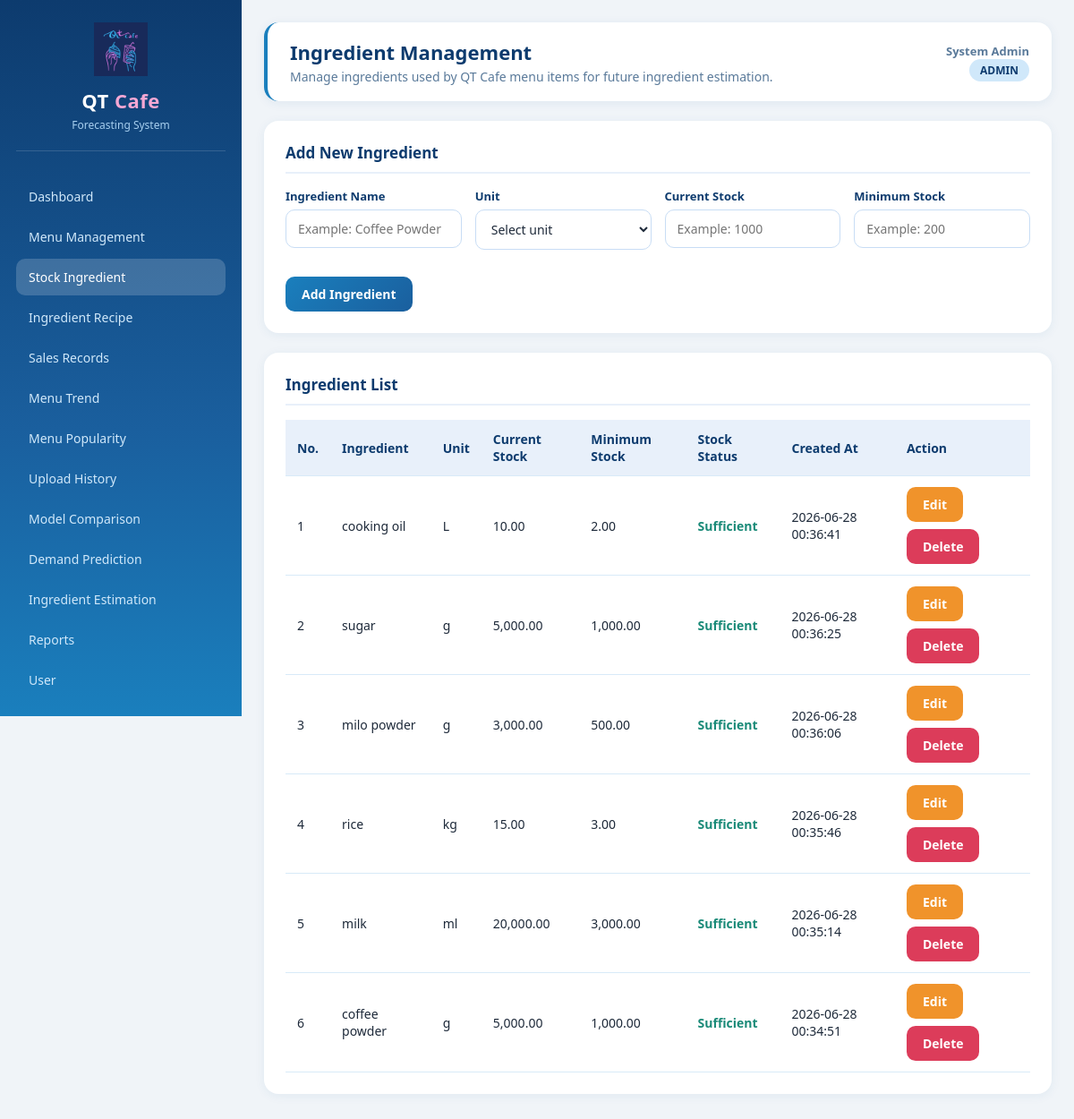
Page /php_app/admin/ingredient_management.php (signed in) on the committed database.
### tables this page shows
CREATE TABLE IF NOT EXISTS `ingredients` (
  `id` int NOT NULL AUTO_INCREMENT,
  `ingredient_name` varchar(150) NOT NULL,
  `unit` varchar(50) NOT NULL,
  `current_stock` decimal(10,2) DEFAULT '0.00',
  `minimum_stock` decimal(10,2) DEFAULT '0.00',
  `created_at` timestamp NULL DEFAULT CURRENT_TIMESTAMP,
  PRIMARY KEY (`id`)
);

### php_app/admin/ingredient_management.php (the view, shortened to what this page needs)
<?php
require_once "../includes/auth.php";
$editMode = false;
$editData = [
    "id" => "",
    "ingredient_name" => "",
    "unit" => "",
    "current_stock" => "",
    "minimum_stock" => ""
];
$ingredientResult = mysqli_query($conn, "SELECT * FROM ingredients ORDER BY created_at DESC");
include "../includes/header.php";
include "../includes/sidebar.php";
?>
<div class="topbar">
    <div>
        <h1>Ingredient Management</h1>
        <p>Manage ingredients used by QT Cafe menu items for future ingredient estimation.</p>
    </div>
    <div class="user-info">
        <strong><?php echo htmlspecialchars($_SESSION['full_name']); ?></strong><br>
        <span class="badge"><?php echo strtoupper(htmlspecialchars($_SESSION['role'])); ?></span>
    </div>
</div>
<div class="panel">
    <h2><?php echo $editMode ? "Edit Ingredient" : "Add New Ingredient"; ?></h2>
    <form method="POST">
        <div class="form-row">
            <div class="form-group">
                <label>Ingredient Name</label>
                <input type="text" name="ingredient_name" class="form-control"
                       value="<?php echo htmlspecialchars($editData['ingredient_name']); ?>"
                       placeholder="Example: Coffee Powder" required>
            </div>
            <div class="form-group">
                <label>Unit</label>
                <select name="unit" class="form-control" required>
                    <option value="">Select unit</option>
                </select>
            </div>
            <div class="form-group">
                <label>Current Stock</label>
                <input type="number" step="0.01" name="current_stock" class="form-control"
                       value="<?php echo htmlspecialchars($editData['current_stock']); ?>"
                       placeholder="Example: 1000" required>
            </div>
            <div class="form-group">
                <label>Minimum Stock</label>
                <input type="number" step="0.01" name="minimum_stock" class="form-control"
                       value="<?php echo htmlspecialchars($editData['minimum_stock']); ?>"
                       placeholder="Example: 200" required>
            </div>
        </div>
        <?php if ($editMode): ?>
            <button type="submit" name="update_ingredient" class="btn btn-primary">Update Ingredient</button>
            <a href="ingredient_management.php" class="btn btn-secondary">Cancel</a>
        <?php else: ?>
            <button type="submit" name="add_ingredient" class="btn btn-primary">Add Ingredient</button>
        <?php endif; ?>
    </form>
</div>
<div class="panel">
    <h2>Ingredient List</h2>
    <div class="table-responsive">
        <table class="data-table">
            <thead>
                <tr>
                    <th>No.</th>
                    <th>Ingredient</th>
                    <th>Unit</th>
                    <th>Current Stock</th>
                    <th>Minimum Stock</th>
                    <th>Stock Status</th>
                    <th>Created At</th>
                    <th>Action</th>
                </tr>
            </thead>
            <tbody>
                <?php if ($ingredientResult && mysqli_num_rows($ingredientResult) > 0): ?>
                    <?php $no = 1; ?>
                    <?php while ($row = mysqli_fetch_assoc($ingredientResult)): ?>
                        <?php
                        $stockStatus = "Sufficient";
                        $stockClass = "status-active";
                        ?>
                        <tr>
                            <td><?php echo $no++; ?></td>
                            <td><?php echo htmlspecialchars($row["ingredient_name"]); ?></td>
                            <td><?php echo htmlspecialchars($row["unit"]); ?></td>
                            <td><?php echo number_format($row["current_stock"], 2); ?></td>
                            <td><?php echo number_format($row["minimum_stock"], 2); ?></td>
                            <td>
                                <span class="<?php echo $stockClass; ?>">
                                    <?php echo $stockStatus; ?>
                                </span>
                            </td>
                            <td><?php echo htmlspecialchars($row["created_at"]); ?></td>
                            <td>
                                <div class="action-buttons">
                                    <a href="ingredient_management.php?edit=<?php echo $row["id"]; ?>" class="btn btn-warning">Edit</a>
                                    <a href="ingredient_management.php?delete=<?php echo $row["id"]; ?>"
                                       class="btn btn-danger"
                                       onclick="return confirm('Are you sure you want to delete this ingredient?');">
                                       Delete
                                    </a>
                                </div>
                            </td>
                        </tr>
                    <?php endwhile; ?>
                <?php else: ?>
                    <tr>
                        <td colspan="8">No ingredients found. Add the first ingredient above.</td>
                    </tr>
                <?php endif; ?>
            </tbody>
        </table>
    </div>
</div>
<?php include "../includes/footer.php"; ?>

### php_app/includes/header.php (shortened to what this page needs)
<!DOCTYPE html>
<html>
<head>
    <link rel="stylesheet" href="<?php echo BASE_URL; ?>assets/css/style.css">
</head>
<body>
<div class="app-wrapper">

### php_app/includes/sidebar.php (shortened to what this page needs)
<?php
$currentRole = $_SESSION['role'] ?? "";
$currentPage = basename($_SERVER['PHP_SELF']);
function activeClass($page, $current) {
    return $page === $current ? " active" : "";
}
?>
<div class="sidebar">
    <div class="logo-box">
    <img src="<?php echo BASE_URL; ?>assets/images/logo.jpg" alt="QT Cafe Logo" class="sidebar-logo">
    <h2>QT <span>Cafe</span></h2>
    <p>Forecasting System</p>
</div>
    <?php if ($currentRole === "admin"): ?>
        <a href="<?php echo BASE_URL; ?>admin/dashboard.php"
           class="<?php echo activeClass('dashboard.php', $currentPage); ?>">Dashboard</a>
        <a href="<?php echo BASE_URL; ?>admin/menu_management.php"
           class="<?php echo activeClass('menu_management.php', $currentPage); ?>">Menu Management</a>
        <a href="<?php echo BASE_URL; ?>admin/ingredient_management.php"
           class="<?php echo activeClass('ingredient_management.php', $currentPage); ?>">Stock Ingredient</a>
        <a href="<?php echo BASE_URL; ?>admin/recipe_management.php"
           class="<?php echo activeClass('recipe_management.php', $currentPage); ?>">Ingredient Recipe</a>
        <a href="<?php echo BASE_URL; ?>admin/sales_records.php"
           class="<?php echo activeClass('sales_records.php', $currentPage); ?>">Sales Records</a>
         <a href="<?php echo BASE_URL; ?>admin/menu_trend.php"
           class="<?php echo activeClass('menu_trend.php', $currentPage); ?>">Menu Trend</a>
         <a href="<?php echo BASE_URL; ?>admin/popularity_analysis.php"
           class="<?php echo activeClass('popularity_analysis.php', $currentPage); ?>">Menu Popularity</a>
        <a href="<?php echo BASE_URL; ?>admin/upload_history.php"
           class="<?php echo activeClass('upload_history.php', $currentPage); ?>">Upload History</a>
        <a href="<?php echo BASE_URL; ?>admin/model_comparison.php"
           class="<?php echo activeClass('model_comparison.php', $currentPage); ?>">Model Comparison</a>
        <a href="<?php echo BASE_URL; ?>admin/demand_prediction.php"
           class="<?php echo activeClass('demand_prediction.php', $currentPage); ?>">Demand Prediction</a>
        <a href="<?php echo BASE_URL; ?>admin/ingredient_estimation.php"
           class="<?php echo activeClass('ingredient_estimation.php', $currentPage); ?>">Ingredient Estimation</a>
        <a href="<?php echo BASE_URL; ?>admin/reports.php"
           class="<?php echo activeClass('reports.php', $currentPage); ?>">Reports</a>
        <a href="<?php echo BASE_URL; ?>admin/user_management.php"
           class="<?php echo activeClass('user_management.php', $currentPage); ?>">User</a>
    <?php endif; ?>
</div>
<div class="main-content">

### php_app/includes/footer.php
</div>
</div>
</body>
</html>

### php_app/assets/css/style.css (style rules this page uses)
* { margin: 0; padding: 0; box-sizing: border-box; font-family: "Segoe UI", Arial, sans-serif; }
body { background: #f0f4f8; color: #1e2a3a; }
.app-wrapper { display: flex; min-height: 100vh; }
.sidebar { width: 270px; background: linear-gradient(180deg, #0d3b6e 0%, #1a5f9e 60%, #1a7fbd 100%); color: #fff; padding: 25px 18px; position: fixed; height: 100vh; overflow-y: auto; }
.logo-box { margin-bottom: 30px; text-align: center; padding-bottom: 20px; border-bottom: 1px solid rgba(255,255,255,0.15); }
.logo-box h2 { font-size: 22px; margin-bottom: 4px; color: #fff; letter-spacing: 0.5px; }
.logo-box h2 span { color: #f5a8d4; }
.logo-box p { font-size: 12px; color: #a8d0f0; }
.sidebar a { display: block; color: #d0e8fa; text-decoration: none; padding: 11px 14px; border-radius: 10px; margin-bottom: 4px; font-size: 14px; transition: background 0.18s, color 0.18s; }
.sidebar a:hover, .sidebar a.active { background: rgba(255, 255, 255, 0.18); color: #fff; }
.main-content { margin-left: 270px; width: calc(100% - 270px); padding: 25px; }
.topbar { background: #ffffff; padding: 18px 25px; border-radius: 16px; box-shadow: 0 2px 12px rgba(26, 95, 158, 0.08); display: flex; justify-content: space-between; align-items: center; margin-bottom: 22px; border-left: 4px solid #1a7fbd; }
.topbar h1 { font-size: 22px; color: #0d3b6e; }
.topbar p { font-size: 14px; color: #5a7a9a; margin-top: 3px; }
.user-info { text-align: right; font-size: 13px; color: #5a7a9a; }
.panel { background: #ffffff; padding: 24px; border-radius: 16px; box-shadow: 0 2px 12px rgba(26, 95, 158, 0.07); margin-bottom: 22px; }
.panel h2 { color: #0d3b6e; font-size: 17px; margin-bottom: 16px; padding-bottom: 10px; border-bottom: 2px solid #e8f0fa; display: flex; align-items: center; gap: 10px; }
.data-table { width: 100%; border-collapse: collapse; background: #fff; font-size: 14px; }
.data-table th, .data-table td { padding: 12px 13px; border-bottom: 1px solid #d8eaf8; text-align: left; }
.data-table th { background: #e8f0fa; color: #0d3b6e; font-weight: 600; }
.table-responsive { width: 100%; overflow-x: auto; }
.btn { display: inline-block; padding: 10px 18px; border: none; border-radius: 10px; text-decoration: none; cursor: pointer; font-size: 14px; font-weight: 600; transition: opacity 0.15s, transform 0.1s; }
.btn-primary { background: linear-gradient(135deg, #1a7fbd, #1a5f9e); color: #fff; }
.btn-warning { background: #f0932b; color: #fff; }
.btn-danger { background: #dc3c5a; color: #fff; }
.form-row { display: grid; grid-template-columns: repeat(4, 1fr); gap: 15px; margin-bottom: 15px; }
.form-group { margin-bottom: 15px; }
.form-group label { display: block; font-weight: 600; margin-bottom: 6px; color: #0d3b6e; font-size: 13px; }
.form-control { width: 100%; padding: 11px 13px; border: 1px solid #c8ddf5; border-radius: 10px; font-size: 14px; outline: none; background: #fff; color: #1e2a3a; transition: border-color 0.15s, box-shadow 0.15s; }
.badge { display: inline-block; padding: 4px 12px; background: #d0e8fa; color: #0d3b6e; border-radius: 20px; font-size: 12px; font-weight: 700; }
.status-active { color: #1a8a78; font-weight: 700; }
.action-buttons { display: flex; gap: 8px; flex-wrap: wrap; }
.sidebar-logo { width: 60px; height: auto; margin-bottom: 12px; display: block; margin-left: auto; margin-right: auto; }

### rows in the picture
ingredients: ingredient_name "cooking oil", unit "L", current_stock "10.00", minimum_stock "2.00", stockStatus "Sufficient", created_at "2026-06-28 00:36:41"
ingredients: ingredient_name "sugar", unit "g", current_stock "5,000.00", minimum_stock "1,000.00", stockStatus "Sufficient", created_at "2026-06-28 00:36:25"
ingredients: ingredient_name "milo powder", unit "g", current_stock "3,000.00", minimum_stock "500.00", stockStatus "Sufficient", created_at "2026-06-28 00:36:06"
ingredients: ingredient_name "rice", unit "kg", current_stock "15.00", minimum_stock "3.00", stockStatus "Sufficient", created_at "2026-06-28 00:35:46"
ingredients: ingredient_name "milk", unit "ml", current_stock "20,000.00", minimum_stock "3,000.00", stockStatus "Sufficient", created_at "2026-06-28 00:35:14"
ingredients: ingredient_name "coffee powder", unit "g", current_stock "5,000.00", minimum_stock "1,000.00", stockStatus "Sufficient", created_at "2026-06-28 00:34:51"

### other values in the picture
$_SESSION['full_name'] "System Admin"
$_SESSION['role'] "ADMIN"
